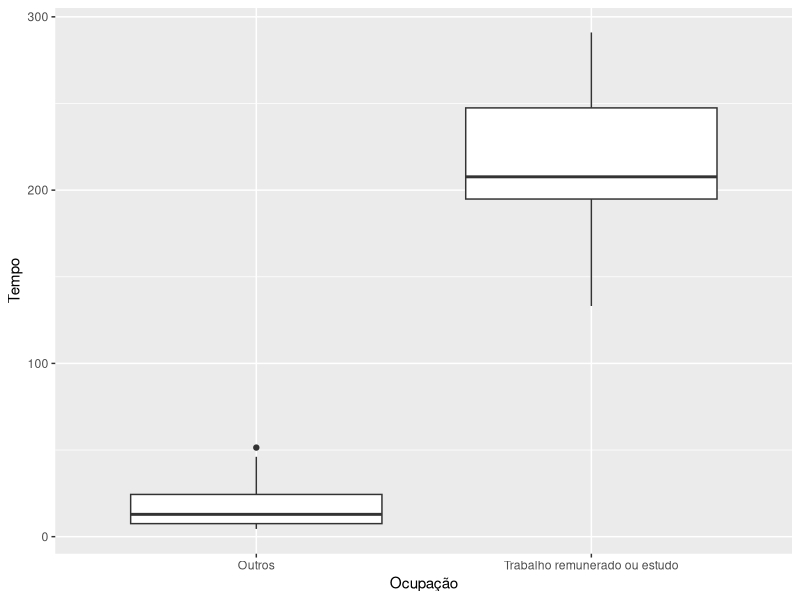

Reproduce this figure in R.
library(ggplot2)

TIME_USE <- read.csv("TIME_USE_24092022.csv", encoding='utf-8')
TIME_USE <- TIME_USE[TIME_USE$País != "África do Sul",]
TIME_CUT <- TIME_USE[TIME_USE$Sexo == "Mulheres" 
                     & TIME_USE$Ocupação %in% c("Outros", "Trabalho remunerado ou estudo"),]
ggplot(TIME_CUT, aes(x = TIME_CUT$Ocupação, y = TIME_CUT$Tempo)) + geom_boxplot() +
  xlab("Ocupação") +
  ylab("Tempo")